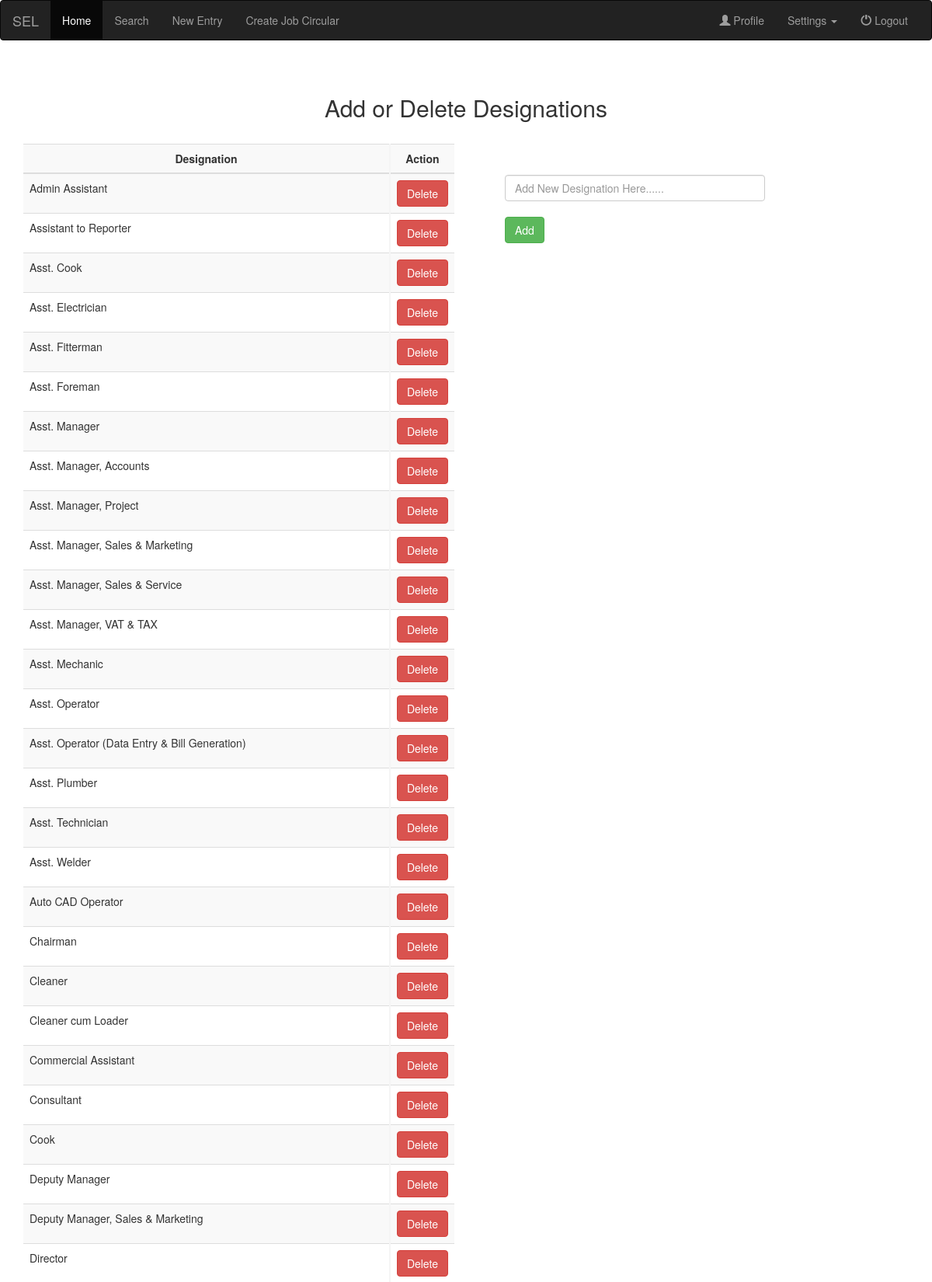
/settings_des.php (signed in, upper part), run on the app's committed database.
### tables this page shows
CREATE TABLE `designation` (
  `serial` int(30) NOT NULL,
  `designations` varchar(50) NOT NULL
);

### settings_des.php (the view, shortened to what this page needs)
<?php include 'connect.php';?>
<!DOCTYPE html>
<html>
<head>
	<link rel="stylesheet" href="https://maxcdn.bootstrapcdn.com/bootstrap/3.3.7/css/bootstrap.min.css">
</head>
<body>
	<?php include "html/navbar.php"; ?>
	<div class="container" style="padding-top: 30px">
		<h2><center>Add or Delete Designations</center></h2>
		<div class="row" style="padding-top:20px">
			<div class="col-sm-6">
				<table class="table table-striped" id="emp_table">
					<tr class="tr_header">
						<thaed>
							<th><center>Designation</center></th>
							<th width="30px"><center>Action</center></th>
						</thaed>
					</tr>
					<tbody id="myTable">
						<?php
						$sql="SELECT * FROM designation ORDER BY designations";
						$result=mysqli_query($db,$sql);
						while ($row=mysqli_fetch_array($result)) {
							echo "<tr>";
							echo "<td>".$row['designations']."</td>";
							echo "<td><center><form action='' method='post'><input type='hidden' value='".$row['serial']."' name='id'><input type='submit' name='delete' value='Delete' class='btn btn-danger'></form></center></td>";
							echo "</tr>";
						}
						?>
					</tbody>
				</table>
			</div>
			<div class="col-sm-6" style="padding-top:40px;padding-left: 50px;padding-right: 200px">
				<form action="" method="post">
					<input name="des" type="text" class="form-control" placeholder="Add New Designation Here......" id="myInput"><br>
					<input type="submit" name="add" value="Add" class="btn btn-success">
				</form>
			</div>
		</div>
	</div>
</body>
</html>

### settings_des.php (style rules this page uses)
table { border:none; border-collapse: collapse; }
table td { border-left: 2px solid #f5f5f5; border-right: 2px solid #f5f5f5; }
table th { border-left: 2px solid #f5f5f5; border-right: 2px solid #f5f5f5; }
table td:first-child { border-left: none; }
table td:last-child { border-right: none; }
table th:first-child { border-left: none; }
table th:last-child { border-right: none; }

### data on the page
designation: designations "Admin Assistant"
designation: designations "Assistant to Reporter"
designation: designations "Asst. Cook"
designation: designations "Asst. Electrician"
designation: designations "Asst. Fitterman"
designation: designations "Asst. Foreman"
designation: designations "Asst. Manager"
designation: designations "Asst. Manager, Accounts"
designation: designations "Asst. Manager, Project"
designation: designations "Asst. Manager, Sales & Marketing"
designation: designations "Asst. Manager, Sales & Service"
designation: designations "Asst. Manager, VAT & TAX"
designation: designations "Asst. Mechanic"
designation: designations "Asst. Operator"
designation: designations "Asst. Operator (Data Entry & Bill Generation)"
designation: designations "Asst. Plumber"
designation: designations "Asst. Technician"
designation: designations "Asst. Welder"
designation: designations "Auto CAD Operator"
designation: designations "Chairman"
designation: designations "Cleaner"
designation: designations "Cleaner cum Loader"
designation: designations "Commercial Assistant"
designation: designations "Consultant"
designation: designations "Cook"
designation: designations "Deputy Manager"
designation: designations "Deputy Manager, Sales & Marketing"
designation: designations "Director"
